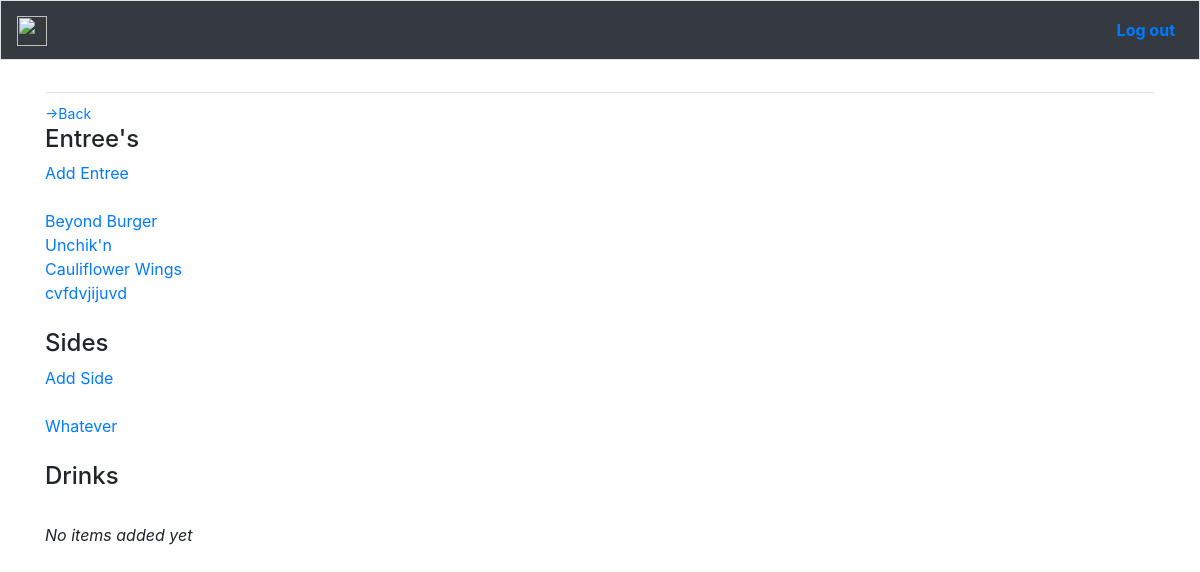
Page /venue_menu_view/4/ (signed in) on the earlier database version.
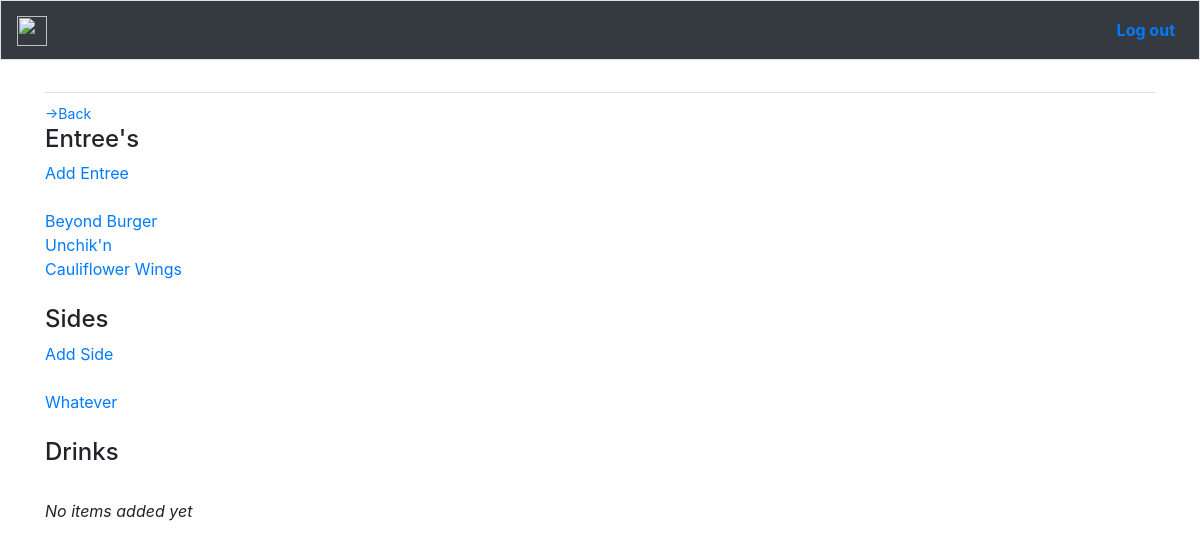
Same page on the later database version.
### core/models.py (models this page shows)
class MainCourse(models.Model):
	menu = models.ForeignKey(Menu, on_delete=models.CASCADE)
	name = models.CharField(max_length=100)
	ingredient1 = models.CharField(max_length=100, null=True, blank=True)
	ingredient2 = models.CharField(max_length=100, null=True, blank=True)
	ingredient3 = models.CharField(max_length=100, null=True, blank=True)
	ingredient4 = models.CharField(max_length=100, null=True, blank=True)
	ingredient5 = models.CharField(max_length=100, null=True, blank=True)
	ingredient6 = models.CharField(max_length=100, null=True, blank=True)
	ingredient7 = models.CharField(max_length=100, null=True, blank=True)
	ingredient8 = models.CharField(max_length=100, null=True, blank=True)
	ingredient9 = models.CharField(max_length=100, null=True, blank=True)
	ingredient10 = models.CharField(max_length=100, null=True, blank=True)
	description = models.TextField(null=True, blank=True)
	def __str__(self):
		return f"{self.name}"

class SideDish(models.Model):
	menu = models.ForeignKey(Menu, on_delete=models.CASCADE)
	name = models.CharField(max_length=100)
	ingredient1 = models.CharField(max_length=100, null=True, blank=True)
	ingredient2 = models.CharField(max_length=100, null=True, blank=True)
	ingredient3 = models.CharField(max_length=100, null=True, blank=True)
	ingredient4 = models.CharField(max_length=100, null=True, blank=True)
	ingredient5 = models.CharField(max_length=100, null=True, blank=True)
	ingredient6 = models.CharField(max_length=100, null=True, blank=True)
	ingredient7 = models.CharField(max_length=100, null=True, blank=True)
	ingredient8 = models.CharField(max_length=100, null=True, blank=True)
	ingredient9 = models.CharField(max_length=100, null=True, blank=True)
	ingredient10 = models.CharField(max_length=100, null=True, blank=True)
	description = models.TextField(null=True, blank=True)
	def __str__(self):
		return f"{self.name}"

### core/views.py (the view)
# urls.py: path('venue_menu_view/<int:user_id>/', views.venue_menu_view, name='venue_menu_view'),
def venue_menu_view(request, user_id):
	user = Account.objects.get(id=user_id)
	entrees = [entree for entree in MainCourse.objects.all() if str(entree.menu.menu_owner) == str(request.user.email)]
	sides = [side for side in SideDish.objects.all() if str(side.menu.menu_owner) == str(request.user.email)]
	has_video = []
	for item in MainCourseVideo.objects.all():
		for entree in MainCourse.objects.all():
			if str(item.main_course_item) == str(entree):
				has_video.append(entree)
				break
	for item in SideDishVideo.objects.all():
		for side in SideDish.objects.all():
			if str(item.main_course_item) == str(side):
				has_video.append(side)
				break
	no_video = []
	for entree in entrees:
		if entree not in has_video:
			no_video.append(entree)
	context = {'user':user, 'entrees':entrees, 'sides':sides, 'has_video':has_video, 'no_video':no_video}
	return render(request, 'core/venue_menu_view.html', context)

### users/models.py (called while the page is built)
	def __str__(self):
		return self.email

### core/templates/core/venue_menu_view.html (shortened to what this page needs)
<!DOCTYPE html>
<html>
{% extends 'core/base.html' %}
{% load bootstrap4 %}
{% block navbar %}
<head>
</head>
<body>
{% endblock navbar %}
{% block content %}
<small><a href="{% url 'core:home' %}">->Back</a></small>
<h4>Entree's</h4>
<a href="{% url 'core:add_main_course' user.id %}">Add Entree</a><br><br>
{% for entree in entrees %}
	<a href="{% url 'core:entree_view' entree.id %}">{{ entree }}</a><br>
{% empty %}
	<p><em>No entree's added yet.</em></p>
{% endfor %}
<br><h4>Sides</h4>
<a href="{% url 'core:add_side_dish' user.id %}">Add Side</a><br><br>
{% for side in sides %}
	<a href="{% url 'core:add_side_dish' user.id %}">{{ side }}</a><br>
{% empty %}
	<p><em>No items added yet</em></p>
{% endfor %}
<br><h4>Drinks</h4><br>
{% for drink in drinks %}
	<a href="{% url 'core:add_drink_ingredient' user.id %}">{{ drink }}</a><br>
{% empty %}
	<p><em>No items added yet</em></p>
{% endfor %}
{% endblock content %}

Differences in the rows shown:
removed MainCourse: name "cvfdvjijuvd"
